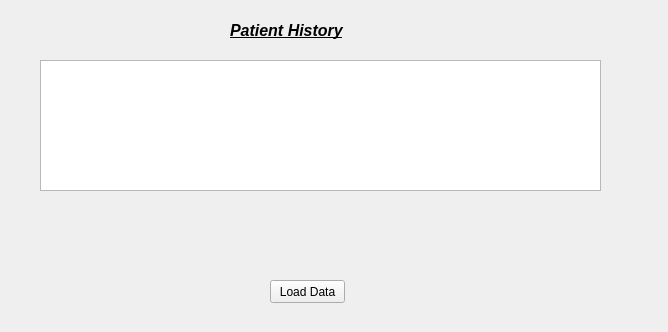
<?xml version="1.0" encoding="UTF-8"?>
<ui version="4.0">
 <class>Form</class>
 <widget class="QWidget" name="Form">
  <property name="geometry">
   <rect>
    <x>0</x>
    <y>0</y>
    <width>668</width>
    <height>332</height>
   </rect>
  </property>
  <property name="windowTitle">
   <string>Form</string>
  </property>
  <widget class="QPushButton" name="loadButton">
   <property name="geometry">
    <rect>
     <x>270</x>
     <y>280</y>
     <width>75</width>
     <height>23</height>
    </rect>
   </property>
   <property name="text">
    <string>Load Data</string>
   </property>
  </widget>
  <widget class="QLabel" name="label">
   <property name="geometry">
    <rect>
     <x>230</x>
     <y>20</y>
     <width>201</width>
     <height>21</height>
    </rect>
   </property>
   <property name="font">
    <font>
     <pointsize>12</pointsize>
     <weight>75</weight>
     <italic>true</italic>
     <bold>true</bold>
     <underline>true</underline>
    </font>
   </property>
   <property name="text">
    <string>Patient History</string>
   </property>
  </widget>
  <widget class="QTextEdit" name="textEdit">
   <property name="geometry">
    <rect>
     <x>40</x>
     <y>60</y>
     <width>561</width>
     <height>131</height>
    </rect>
   </property>
   <property name="font">
    <font>
     <family>Microsoft JhengHei</family>
     <pointsize>10</pointsize>
     <weight>75</weight>
     <bold>true</bold>
    </font>
   </property>
  </widget>
 </widget>
 <resources/>
 <connections/>
</ui>
